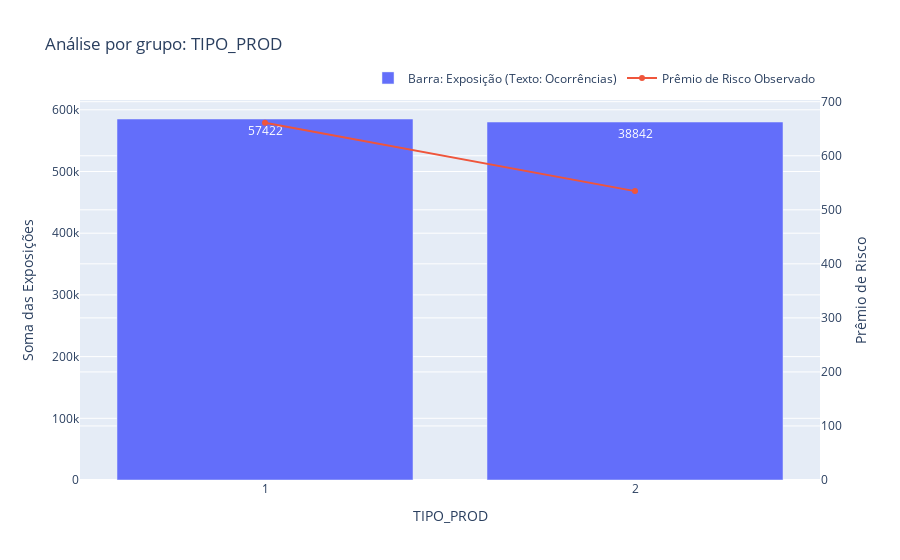
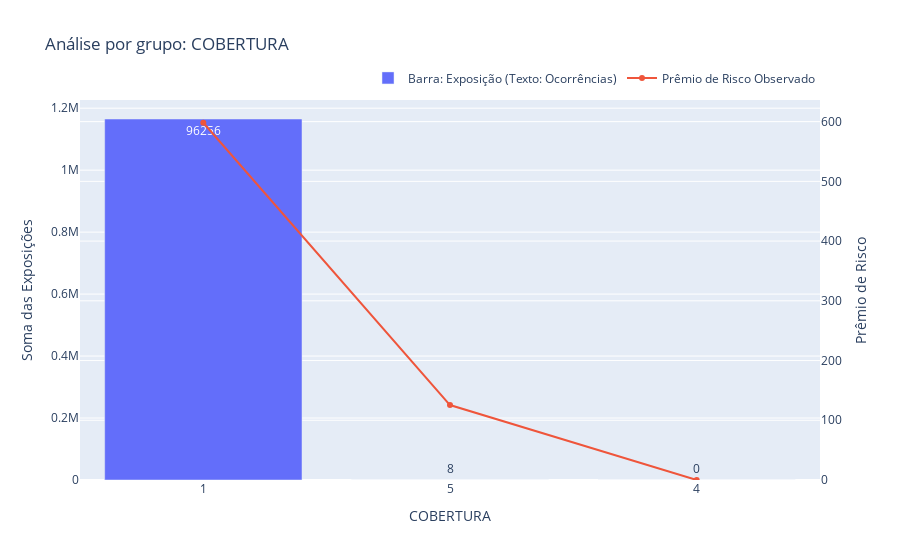
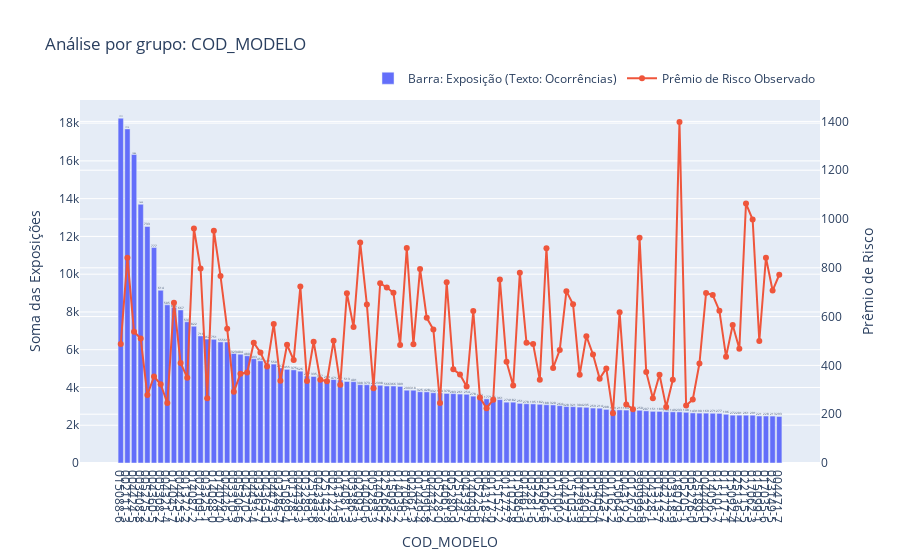
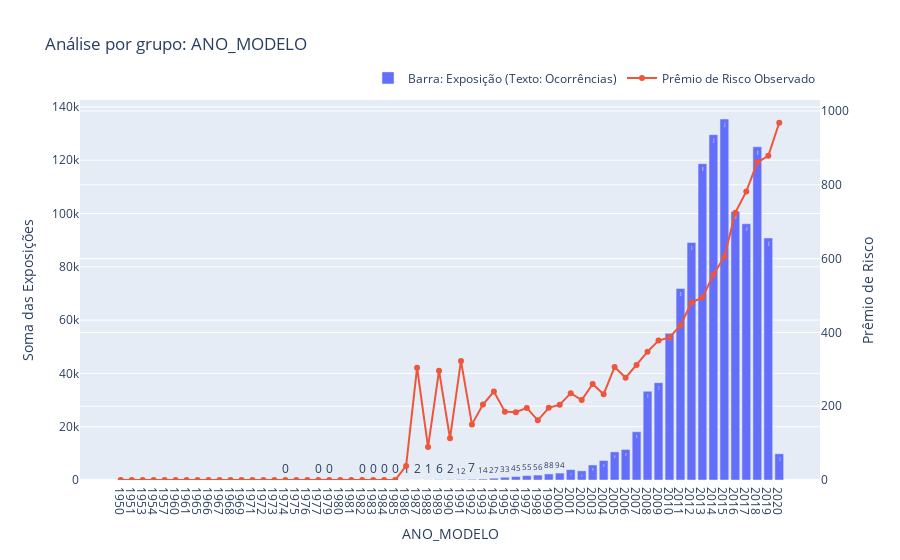

The cell these charts' notebook holds for them, in order:
### Markdown cell above
#### Variáveis

### Code cell
for variable in variables:
    group_bar_plot_all(variable['name'], variable['type'], max_values= variable['max_values'] if 'max_values' in variable else 20)
